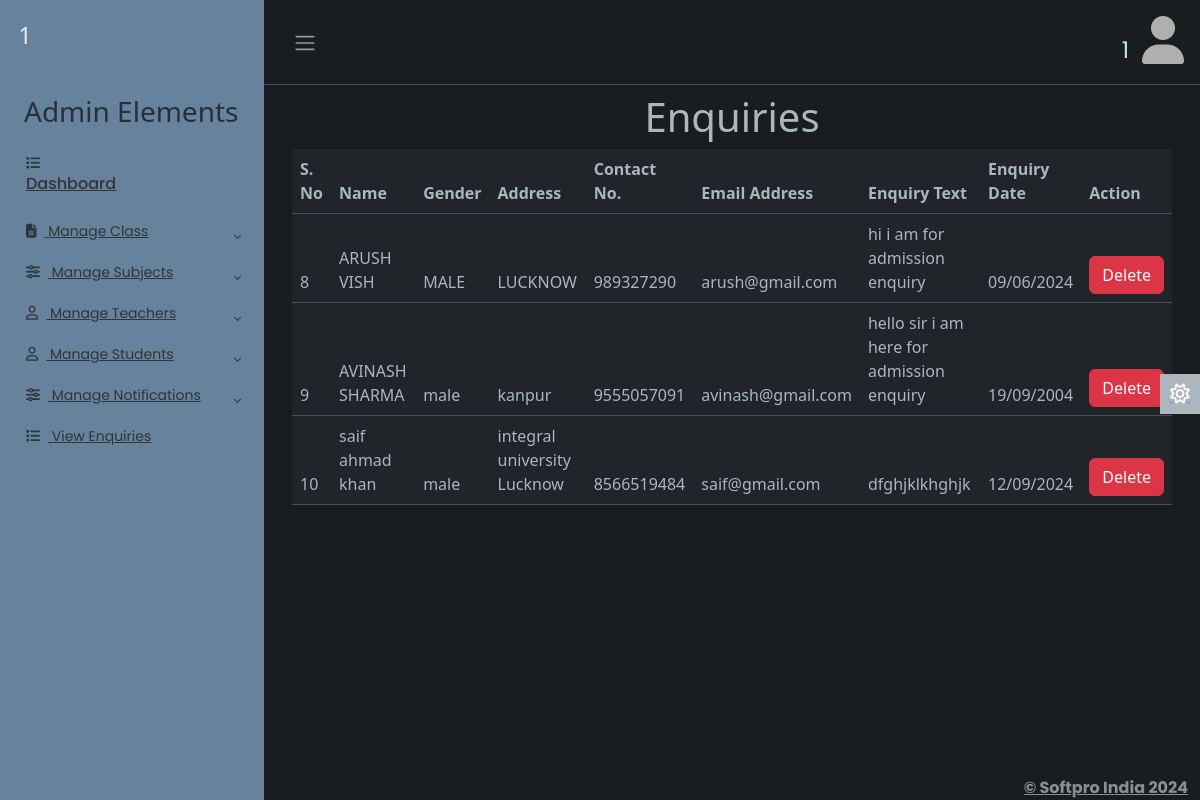
Page /adminapp/viewenquiry/ (signed in) on the committed database.
### smsapp/models.py (models this page shows)
class Enquiry(models.Model):
    name=models.CharField(max_length=50)
    gender=models.CharField(max_length=10)
    address=models.TextField()
    contactno=models.CharField(max_length=15)
    emailaddress=models.CharField(max_length=50)
    enquirytext=models.TextField()
    enquirydate=models.CharField(max_length=30)

### adminapp/views.py (the view)
# urls.py: path('viewenquiry/',views.viewenquiry,name='viewenquiry'),
@cache_control(no_store=True,no_cache=True,must_revalidate=True)
def viewenquiry(req):
    try:
        if req.session['adminid']!=None:
            adminid=req.session['adminid']
            enq=Enquiry.objects.all()
            return render(req,'viewenquiry.html',{'adminid':adminid,'enq':enq})
    except KeyError:
        return redirect('login')

### adminapp/templates/viewenquiry.html
{% extends 'adminbase.html' %}
{% load static %}
{% block admin %}
<div class="row">
    <div class="col-sm-12">
        <h1 class="text-center">Enquiries</h1>
        <table class="table">
            <thead>
            <tr>
                <th>S. No</th>
                <th>Name</th>
                <th>Gender</th>
                <th>Address</th>
                <th>Contact No.</th>
                <th>Email Address</th>
                <th>Enquiry Text</th>
                <th>Enquiry Date</th>
                <th>Action</th>
            </tr>
            {% for e in enq %}
            <tr>
                <td>{{e.id}}</td>
                <td>{{e.name}}</td>
                <td>{{e.gender}}</td>
                <td>{{e.address}}</td>
                <td>{{e.contactno}}</td>
                <td>{{e.emailaddress}}</td>
                <td>{{e.enquirytext}}</td>
                <td>{{e.enquirydate}}</td>
                <td>
                    <a href="{% url 'adminapp:delenq' id=e.id %}" class="btn btn-danger">Delete</a>
                </td>
            </tr>
            {% endfor %}
        </thead>
        </table>
    </div>
</div>
{% endblock %}

### adminapp/static/css/adminstyle.css (style rules this page uses)
body { font-family: 'Poppins', sans-serif; font-size: 0.875rem; opacity: 1; overflow-y: scroll; margin: 0; }
a { cursor: pointer; text-decoration: none; font-family: 'Poppins', sans-serif; }

### rows in the picture
Enquiry: id "8", name "ARUSH VISH", gender "MALE", address "LUCKNOW", contactno "989327290", emailaddress "arush@gmail.com", enquirytext "hi i am for admission enquiry", enquirydate "09/06/2024"
Enquiry: id "9", name "AVINASH SHARMA", gender "male", address "kanpur", contactno "9555057091", emailaddress "avinash@gmail.com", enquirytext "hello sir i am here for admission enquiry", enquirydate "19/09/2004"
Enquiry: id "10", name "saif ahmad khan", gender "male", address "integral university Lucknow", contactno "8566519484", emailaddress "saif@gmail.com", enquirytext "dfghjklkhghjk", enquirydate "12/09/2024"

### other values in the picture
{{ adminid }} "1"
